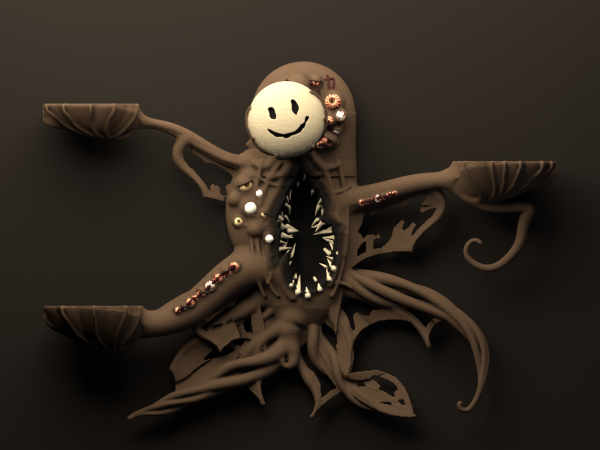
#> input picture teams/cad/composition_r13/renders/study_E1_front.png, 1200 x 900 px, given in place of study_H_front.png, which was not available (shown at 1/2 size)
$ python make_sheets.py
#> lines starting #> are read from the running program, lines starting #| are printed output that depends on the picture
#!/usr/bin/env python3
"""contact sheet: r11 H (as loved) | r12s H+ball S2 | H13 | E1 (fronts, 2x2) + PIL validation of every PNG (<= 1 MB)."""
import os, glob
from PIL import Image, ImageDraw
HERE = os.path.dirname(os.path.abspath(__file__)); R = os.path.join(HERE, 'renders')
tiles = [('r11 H (as loved, old palette)', f'{HERE}/../composition_r11/renders/study_H_front.png'), ('r12s H + ball S2 (old palette)', f'{HERE}/../composition_r12s/renders/study_S2_front.png'), ('H13 (scale 0.84, K1 finish)', f'{R}/study_H13_front.png'), ('E1 (width ~1200, K1 finish)', f'{R}/study_E1_front.png')]
CW, CH = 600, 450; sh = Image.new('RGB', (CW * 2, CH * 2), (8, 8, 8)); d = ImageDraw.Draw(sh)
#> after `sh = Image.new('RGB', (CW * 2, CH * 2), (8, 8, 8))`: sh: PIL image 1200x900 RGB; every value is 8
for i, (lab, p) in enumerate(tiles):
    im = Image.open(p).convert('RGB').resize((CW, CH), Image.LANCZOS); x, y = (i % 2) * CW, (i // 2) * CH; sh.paste(im, (x, y)); d.rectangle([x, y, x + 10 + 6 * len(lab), y + 14], fill=(0, 0, 0)); d.text((x + 4, y + 2), lab, fill=(240, 240, 240))
#> after `im = Image.open(p).convert('RGB').resize((CW, CH), Image.LANCZOS)`:
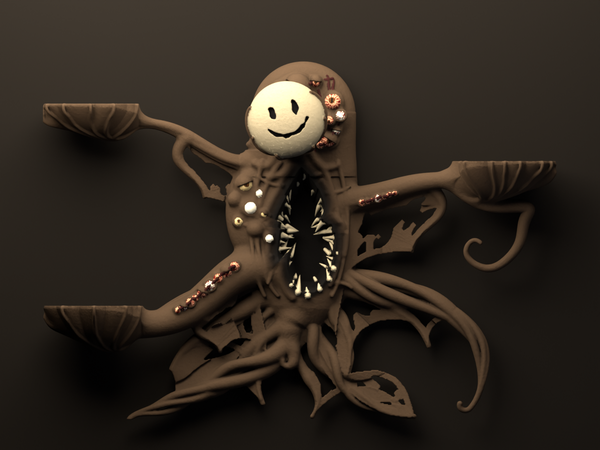
#> im: PIL image 600x450 RGB; mean R, G, B 47, 39.2, 31.1
#> after `sh.paste(im, (x, y))`:
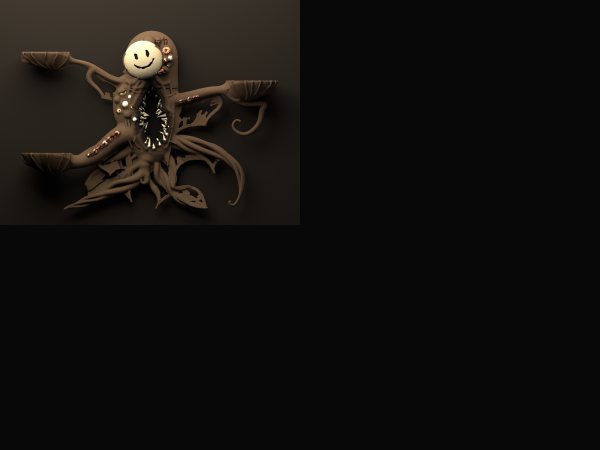
#> sh: PIL image 1200x900 RGB (shown at 1/2 size); mean R, G, B 17.7, 15.8, 13.8
#> pass 2 of the loop `for i, (lab, p) in enumerate(tiles):`:
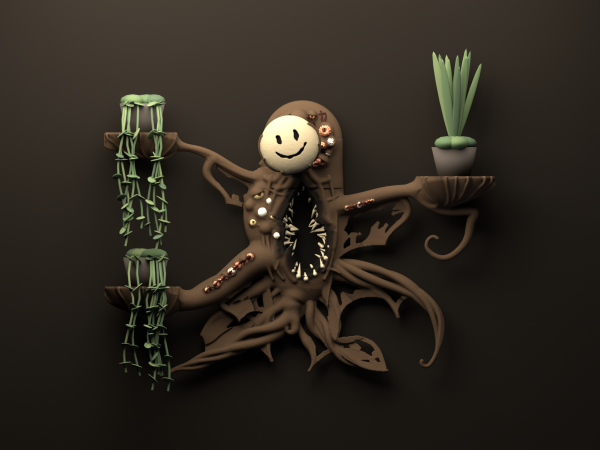
#> input picture teams/cad/composition_r13/renders/study_E1_front_plants.png, 1200 x 900 px, given in place of study_S2_front.png, which was not available (shown at 1/2 size)
#> `im = Image.open(p).convert('RGB').resize((CW, CH), Image.LANCZOS)`:
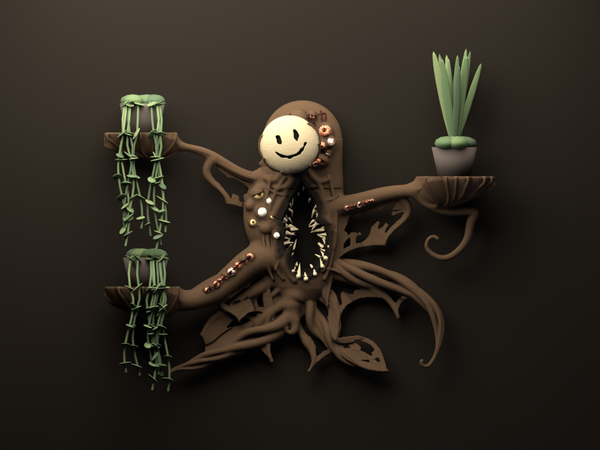
#> im: PIL image 600x450 RGB; mean R, G, B 45.6, 39.6, 31.5
#> `sh.paste(im, (x, y))`:
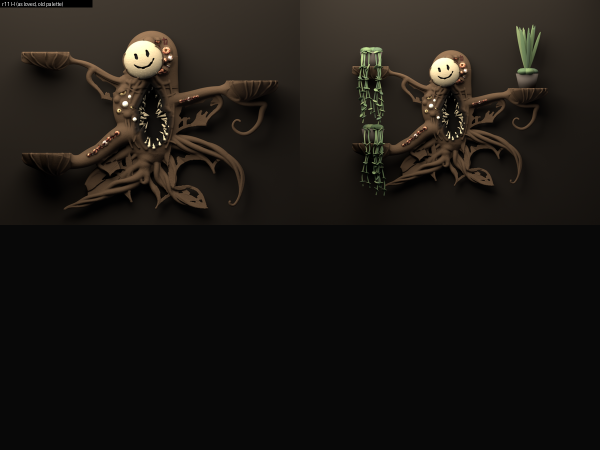
#> sh: PIL image 1200x900 RGB (shown at 1/2 size); mean R, G, B 27, 23.6, 19.6
sh.quantize(256, method=Image.Quantize.MEDIANCUT, dither=Image.Dither.FLOYDSTEINBERG).save(f'{R}/contact_sheet_r13.png', optimize=True)
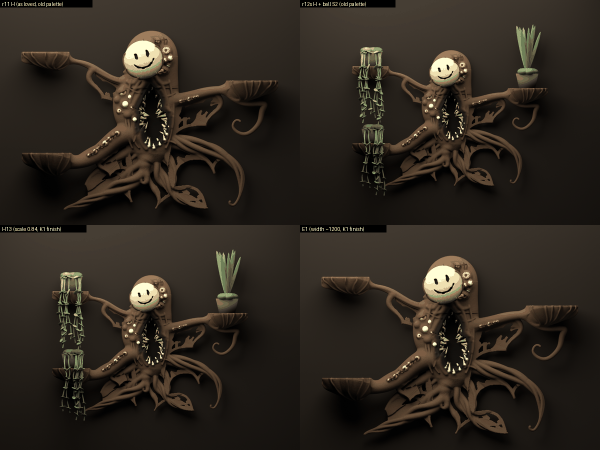
#> saved as contact_sheet_r13.png: PIL image 1200x900 P (shown at 1/2 size); mean R, G, B 45.8, 39, 31.1
bad = []
for f in sorted(glob.glob(f'{R}/*.png')):
    try:
        Image.open(f).verify(); Image.open(f).load()
        if os.path.getsize(f) > 1_000_000: bad.append((os.path.basename(f), os.path.getsize(f)))
    except Exception as ex: bad.append((f, str(ex)))
#> pass 2 of the loop `for f in sorted(glob.glob(f'{R}/*.png')):`:
print('PNG validation:', 'OK' if not bad else bad, len(glob.glob(f'{R}/*.png')), 'files')
